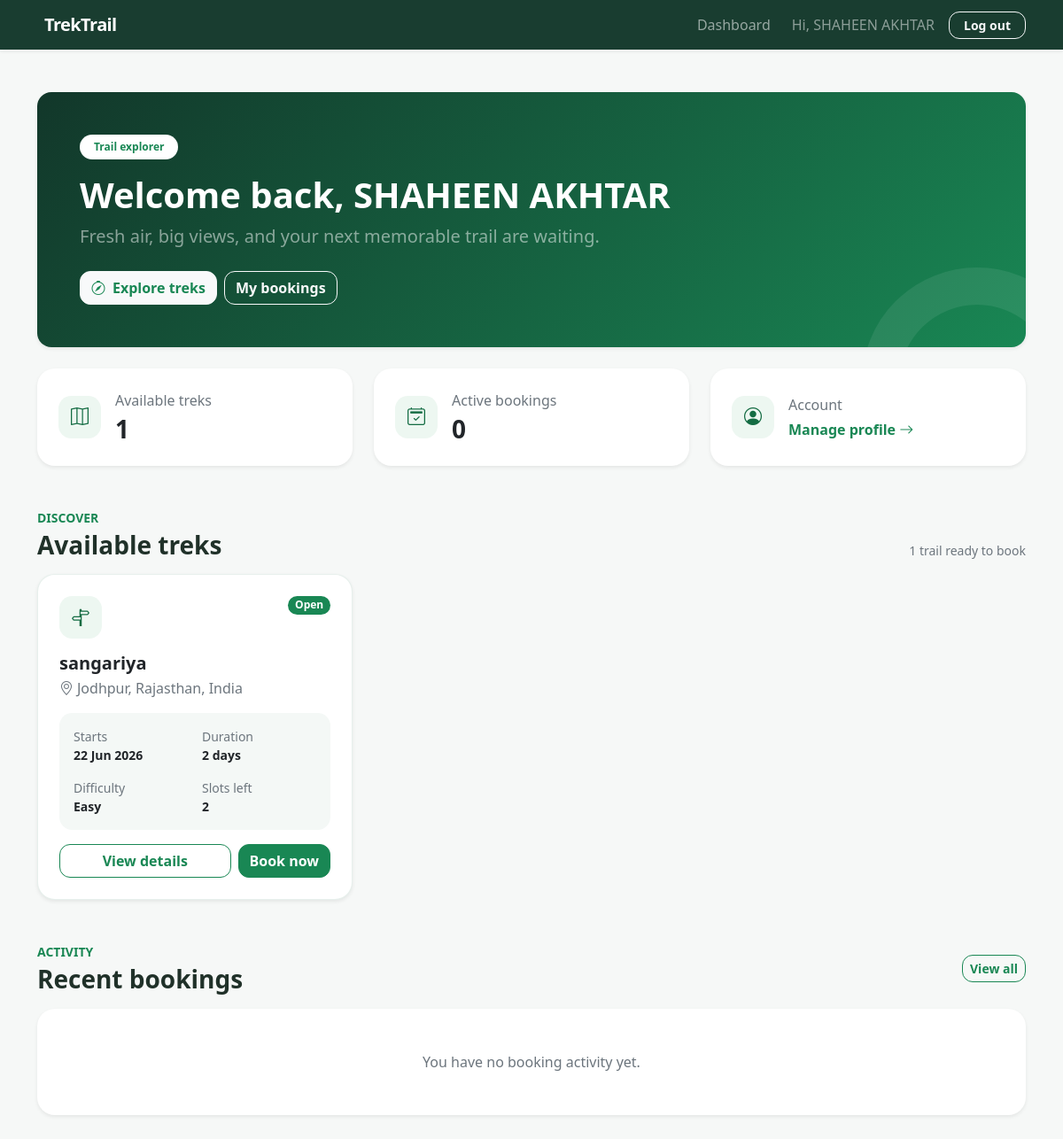
The app's page /user/dashboard (signed in) with its own data.
### models.py (models this page shows)
class User(db.Model, UserMixin):
    __tablename__ = "users"
    id = db.Column(db.Integer, primary_key=True)
    name = db.Column(db.String(100), nullable=False)
    email = db.Column(db.String(120), unique=True, nullable=False)
    password = db.Column(db.String(255), nullable=False)
    role = db.Column(
        db.String(20),
        nullable=False,
        default="user"
    )
    role = db.Column(
        db.String(20),
        nullable=False,
        default="user"
    )
    status = db.Column(
        db.String(20),
        nullable=False,
        default="approved"
    )
    is_admin = db.Column(
        db.Boolean,
        default=False
    )
    created_at = db.Column(
        db.DateTime,
        default=datetime.utcnow
    )

class Trek(db.Model):
    __tablename__ = "treks"
    id = db.Column(db.Integer, primary_key=True)
    trek_name = db.Column(
        db.String(150),
        nullable=False
    )
    location = db.Column(
        db.String(150),
        nullable=False
    )
    difficulty = db.Column(
        db.String(20),
        nullable=False
    )
    duration = db.Column(
        db.Integer,
        nullable=False
    )
    available_slots = db.Column(
        db.Integer,
        nullable=False
    )
    assigned_staff_id = db.Column(
        db.Integer,
        db.ForeignKey("users.id")
    )
    status = db.Column(
        db.String(20),
        default="pending"
    )
    start_date = db.Column(
        db.Date,
        nullable=False
    )
    end_date = db.Column(
        db.Date,
        nullable=False
    )
    description = db.Column(
        db.Text
    )
    created_at = db.Column(
        db.DateTime,
        default=datetime.utcnow
    )
    assigned_staff = db.relationship(
        "User",
        backref="assigned_treks"
    )

### controller/user.py (the view)
@user_bp.route('/dashboard')
@login_required
def dashboard():
    availble_treks = Trek.query.filter_by(status='open').filter(Trek.available_slots > 0).order_by(Trek.created_at.desc()).all()
    Booked_treks = Booking.query.filter_by(user_id=current_user.id, status='booked').all()
    trek_status = {booking.trek_id: booking.status for booking in Booked_treks}
    recent_bookings = Booking.query.filter_by(user_id=current_user.id).order_by(Booking.booking_date.desc()).limit(5).all()
    return render_template('user/dashboard.html',
                        treks=availble_treks,
                        trek_status=trek_status,
                        Booked_treks=Booked_treks,
                        recent_bookings=recent_bookings)

### app.py (called while the page is built)
@login_manager.user_loader
def load_user(user_id):
    return User.query.get(int(user_id))

### templates/user/dashboard.html (shortened to what this page needs)
{% extends "layout.html" %}
{% block content %}
<div class="container py-4 py-lg-5">
    <section class="user-hero p-4 p-lg-5 mb-4 text-white rounded-4 shadow-sm">
        <div class="row align-items-center position-relative g-4" style="z-index:1;">
            <div class="col-lg-8">
                <span class="badge rounded-pill bg-white text-success mb-3 px-3 py-2">Trail explorer</span>
                <h1 class="display-6 fw-bold mb-2">Welcome back, {{ current_user.name }}</h1>
                <p class="lead text-white-50 mb-4">Fresh air, big views, and your next memorable trail are waiting.</p>
                <div class="d-flex flex-wrap gap-2">
                    <a class="btn btn-light text-success" href="#available-treks"><i class="bi bi-compass me-2"></i>Explore treks</a>
                    <a class="btn btn-outline-light" href="{{ url_for('user.bookings') }}">My bookings</a>
                </div>
            </div>
        </div>
    </section>
    <div class="row g-3 g-lg-4 mb-5">
        <div class="col-sm-6 col-lg-4">
            <div class="card dashboard-card shadow-sm h-100"><div class="card-body p-4 d-flex align-items-center gap-3"><div class="icon-box"><i class="bi bi-map"></i></div><div><p class="text-secondary mb-1">Available treks</p><p class="h3 fw-bold mb-0">{{ treks|length }}</p></div></div></div>
        </div>
        <div class="col-sm-6 col-lg-4">
            <div class="card dashboard-card shadow-sm h-100"><div class="card-body p-4 d-flex align-items-center gap-3"><div class="icon-box"><i class="bi bi-calendar2-check"></i></div><div><p class="text-secondary mb-1">Active bookings</p><p class="h3 fw-bold mb-0">{{ Booked_treks|length }}</p></div></div></div>
        </div>
        <div class="col-lg-4">
            <div class="card dashboard-card shadow-sm h-100"><div class="card-body p-4 d-flex align-items-center gap-3"><div class="icon-box"><i class="bi bi-person-circle"></i></div><div><p class="text-secondary mb-1">Account</p><a class="link-success fw-semibold text-decoration-none" href="{{ url_for('user.profile') }}">Manage profile <i class="bi bi-arrow-right"></i></a></div></div></div>
        </div>
    </div>
    <section id="available-treks" class="mb-5">
        <div class="d-flex flex-column flex-sm-row justify-content-between align-items-sm-end gap-2 mb-3">
            <div><p class="text-success fw-semibold small mb-1">DISCOVER</p><h2 class="h3 fw-bold mb-0">Available treks</h2></div>
            <span class="text-secondary small">{{ treks|length }} trail{% if treks|length != 1 %}s{% endif %} ready to book</span>
        </div>
        <div class="row g-4">
            {% for trek in treks %}
            <div class="col-md-6 col-xl-4">
                <article class="card trek-card dashboard-card shadow-sm h-100">
                    <div class="card-body p-4 d-flex flex-column">
                        <div class="d-flex justify-content-between align-items-start mb-3"><div class="icon-box"><i class="bi bi-signpost-split"></i></div><span class="badge rounded-pill text-bg-success">Open</span></div>
                        <h3 class="h5 fw-bold mb-1">{{ trek.trek_name }}</h3>
                        <p class="text-secondary mb-3"><i class="bi bi-geo-alt me-1"></i>{{ trek.location }}</p>
                        <div class="trek-meta p-3 mb-3"><div class="row g-3 small">
                            <div class="col-6"><span class="text-secondary d-block">Starts</span><strong>{{ trek.start_date.strftime('%d %b %Y') }}</strong></div>
                            <div class="col-6"><span class="text-secondary d-block">Duration</span><strong>{{ trek.duration }} day{% if trek.duration != 1 %}s{% endif %}</strong></div>
                            <div class="col-6"><span class="text-secondary d-block">Difficulty</span><strong>{{ trek.difficulty|title }}</strong></div>
                            <div class="col-6"><span class="text-secondary d-block">Slots left</span><strong>{{ trek.available_slots }}</strong></div>
                        </div></div>
                        <div class="d-flex gap-2 mt-auto">
                            <a class="btn btn-outline-success flex-grow-1" href="{{ url_for('user.trek_details', trek_id=trek.id) }}">View details</a>
                            {% if trek.id in trek_status %}
                            <button class="btn btn-success" disabled><i class="bi bi-check2 me-1"></i>Booked</button>
                            {% else %}
                            <form method="post" action="{{ url_for('user.book_trek', trek_id=trek.id) }}"><button class="btn btn-success" type="submit">Book now</button></form>
                            {% endif %}
                        </div>
                    </div>
                </article>
            </div>
            {% endfor %}
        </div>
    </section>
    <section>
        <div class="d-flex justify-content-between align-items-center mb-3"><div><p class="text-success fw-semibold small mb-1">ACTIVITY</p><h2 class="h3 fw-bold mb-0">Recent bookings</h2></div><a class="btn btn-sm btn-outline-success" href="{{ url_for('user.bookings') }}">View all</a></div>
        <div class="card dashboard-card shadow-sm overflow-hidden">
            {% for booking in recent_bookings %}
            <div class="d-flex flex-column flex-sm-row align-items-sm-center gap-3 p-3 p-md-4 {% if not loop.last %}border-bottom{% endif %}">
                <div class="icon-box flex-shrink-0"><i class="bi bi-calendar-check"></i></div>
                <div class="flex-grow-1"><strong>{{ booking.trek.trek_name }}</strong><small class="text-secondary d-block">{{ booking.booking_date.strftime('%d %b %Y') }} · {{ booking.trek.location }}</small></div>
                <span class="badge {% if booking.status|lower == 'booked' %}text-bg-success{% elif booking.status|lower == 'completed' %}text-bg-primary{% else %}text-bg-secondary{% endif %}">{{ booking.status|title }}</span>
            </div>
            {% else %}
            <div class="text-center text-secondary p-5">You have no booking activity yet.</div>
            {% endfor %}
        </div>
    </section>
</div>
{% endblock %}

### templates/layout.html (shortened to what this page needs)
<!doctype html>
<html lang="en">
<head>
    <link href="https://cdn.jsdelivr.net/npm/bootstrap@5.3.3/dist/css/bootstrap.min.css" rel="stylesheet">
    <link href="https://cdn.jsdelivr.net/npm/bootstrap-icons@1.11.3/font/bootstrap-icons.min.css" rel="stylesheet">
</head>
<body class="{% block body_class %}{% endblock %}">
    {% if current_user.is_authenticated %}
    <nav class="navbar navbar-expand-lg navbar-dark sticky-top shadow-sm">
        <div class="container">
            {% if current_user.role == 'staff' and current_user.status == 'approved' %}
            <a class="navbar-brand fw-bold" href="{{ url_for('staff.dashboard') }}">
                TrekTrail
            </a>
            {% elif current_user.role == 'admin' %}
            <a class="navbar-brand fw-bold" href="{{ url_for('admin.dashboard') }}">
                <i class="bi bi-mountains me-2"></i>TrekTrail
            </a>
            {% else %}
            <a class="navbar-brand fw-bold" href="{{ url_for('user.dashboard') }}">
                <i class="bi bi-mountains me-2"></i>TrekTrail
            </a>
            {% endif %}
            <div class="collapse navbar-collapse" id="mainNav">
                <ul class="navbar-nav ms-auto align-items-lg-center gap-lg-2">
                    {% if current_user.role == 'staff' and current_user.status == 'approved' %}
                    <li class="nav-item"><a class="nav-link" href="{{ url_for('staff.dashboard') }}">Dashboard</a></li>
                    {% elif current_user.role == 'admin' %}
                    <li class="nav-item"><a class="nav-link" href="{{ url_for('admin.dashboard') }}">Dashboard</a></li>
                    {% else %}
                    <li class="nav-item"><a class="nav-link" href="{{ url_for('user.dashboard') }}">Dashboard</a></li>
                    {% endif %}
                    <li class="nav-item"><span class="nav-link text-white-50">Hi, {{ current_user.name }}</span></li>
                    <li class="nav-item">
                        <form method="post" action="{{ url_for('auth.logout') }}">
                            <button class="btn btn-outline-light btn-sm px-3" type="submit">Log out</button>
                        </form>
                    </li>
                </ul>
            </div>
        </div>
    </nav>
    {% endif %}
    <main class="page-shell {% block main_class %}{% endblock %}">
        {% block content %}{% endblock %}
    </main>
</body>
</html>

### templates/layout.html (style rules this page uses)
:root { --trek-green: #146c43; --trek-dark: #12372a; --trek-light: #edf7f1; }
body { min-height: 100vh; background: #f6f8f7; color: #203129; }
.navbar-brand { letter-spacing: -.03em; }
.navbar { background: rgba(18, 55, 42, 0.97); }
.page-shell { min-height: calc(100vh - 66px); }
.btn { border-radius: .75rem; font-weight: 600; }
.dashboard-card { border: 0; border-radius: 1.25rem; }
.icon-box { width: 48px; height: 48px; display: grid; place-items: center; border-radius: .9rem; background: var(--trek-light); color: var(--trek-green); font-size: 1.25rem; }

### templates/user/dashboard.html (style rules this page uses)
.user-hero { position: relative; overflow: hidden; background: linear-gradient(135deg, #12372a, #198754); }
.user-hero::after { content: ""; position: absolute; width: 260px; height: 260px; right: -75px; bottom: -170px; border: 42px solid rgba(255,255,255,.08); border-radius: 50%; }
.trek-card { border: 1px solid rgba(20,108,67,.1); transition: transform .2s ease, box-shadow .2s ease; }
.trek-meta { background: #f4f8f6; border-radius: .9rem; }

### records on screen
User: name "SHAHEEN AKHTAR"
Trek: trek_name "sangariya", location "Jodhpur, Rajasthan, India", start_date "22 Jun 2026", duration "2", difficulty "Easy", available_slots "2"

### other values on screen
{{ treks|length }} "1"
{{ Booked_treks|length }} "0"
